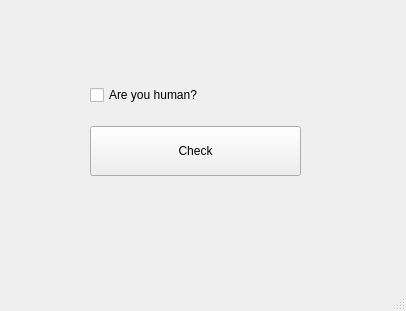
<?xml version="1.0" encoding="UTF-8"?>
<ui version="4.0">
 <class>MainWindow</class>
 <widget class="QMainWindow" name="MainWindow">
  <property name="geometry">
   <rect>
    <x>0</x>
    <y>0</y>
    <width>406</width>
    <height>311</height>
   </rect>
  </property>
  <property name="windowTitle">
   <string>MainWindow</string>
  </property>
  <widget class="QWidget" name="centralwidget">
   <widget class="QWidget" name="">
    <property name="geometry">
     <rect>
      <x>90</x>
      <y>70</y>
      <width>211</width>
      <height>121</height>
     </rect>
    </property>
    <layout class="QVBoxLayout" name="verticalLayout">
     <item>
      <widget class="QCheckBox" name="checkBox">
       <property name="text">
        <string>Are you human?</string>
       </property>
      </widget>
     </item>
     <item>
      <widget class="QPushButton" name="pushButton">
       <property name="maximumSize">
        <size>
         <width>16777215</width>
         <height>50</height>
        </size>
       </property>
       <property name="text">
        <string>Check</string>
       </property>
      </widget>
     </item>
    </layout>
   </widget>
  </widget>
  <widget class="QMenuBar" name="menubar">
   <property name="geometry">
    <rect>
     <x>0</x>
     <y>0</y>
     <width>406</width>
     <height>22</height>
    </rect>
   </property>
  </widget>
  <widget class="QStatusBar" name="statusbar"/>
 </widget>
 <resources/>
 <connections/>
</ui>
